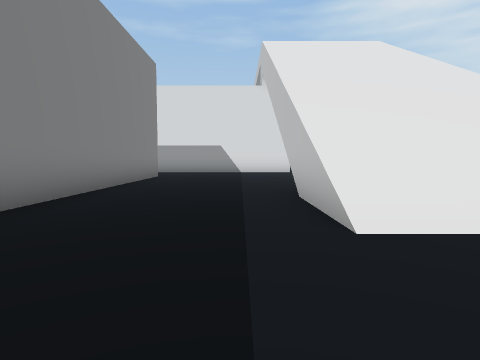
View 1 (above)

22 first-person views from a walk through a scene from a Unity 3-D project. The camera is 0.62 m above the floor, tilts 4° down and sees 75° across. The floor is counted in squares, 1 m on a side. Each view is taken from the middle of a square. On the plan, view 1 faces up. The plan holds only what a view shows up to about 9 squares ahead; the rest is blank. The place goes on beyond the plan. The player character is not drawn. Some surface patterns are stand-ins.

View 2
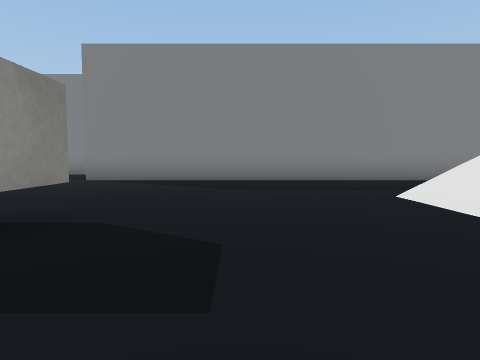

View 3
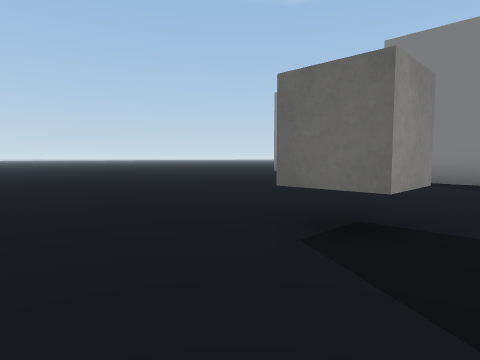

View 4
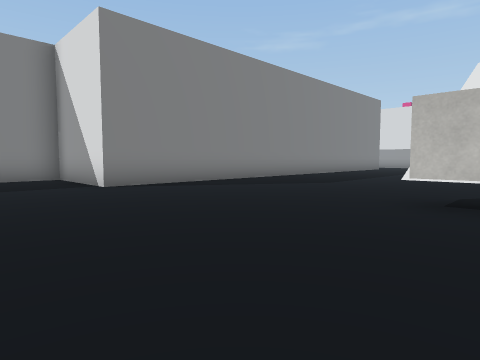

View 5
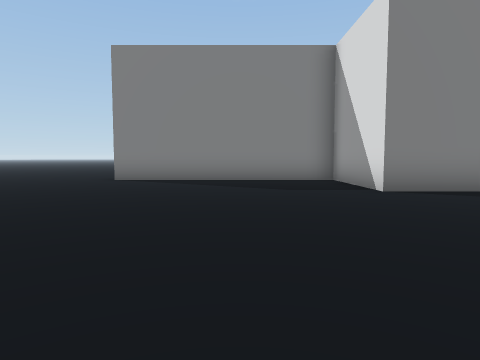

View 6
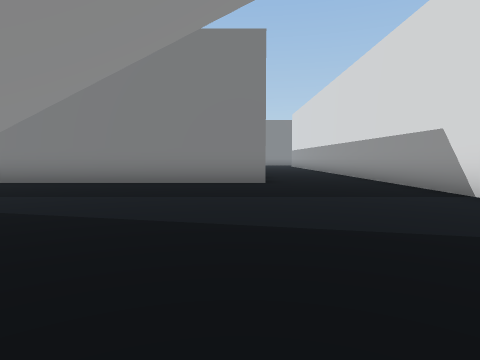

View 7
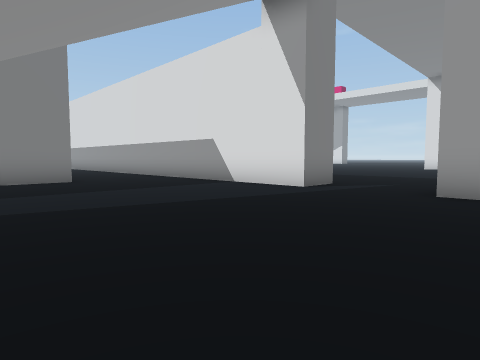

View 8
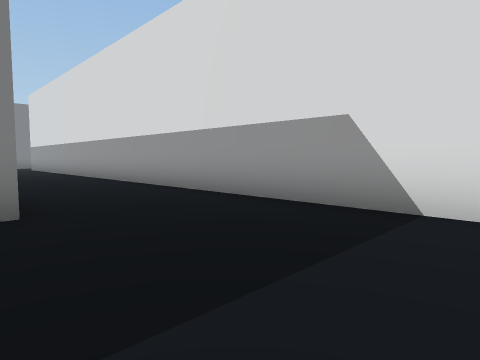

View 9
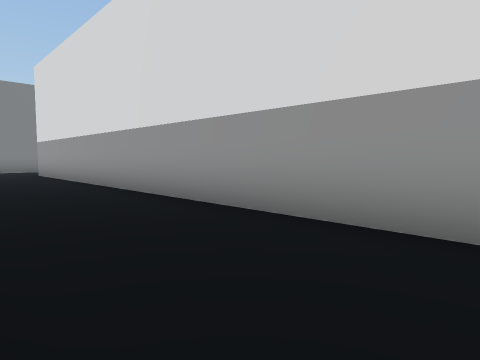

View 10
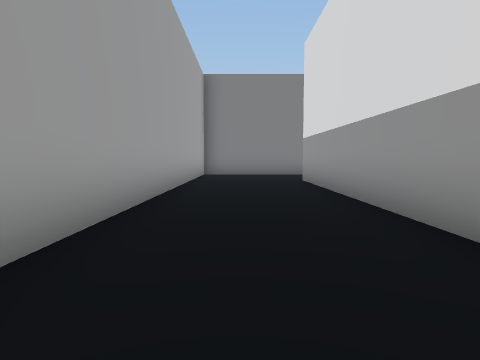

View 11
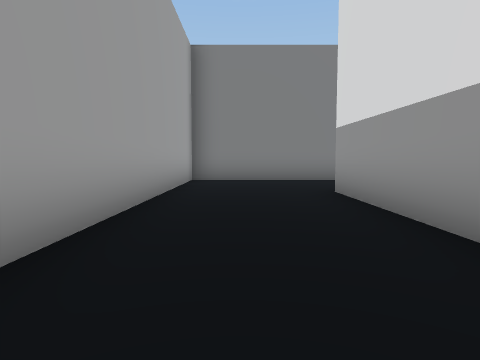

View 12
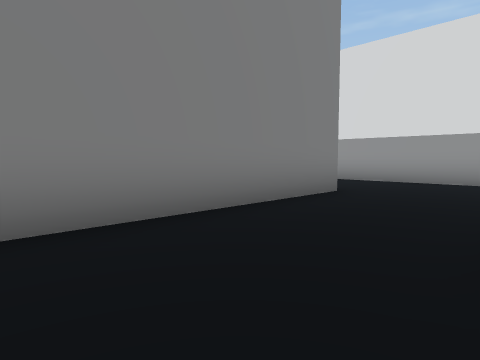

View 13
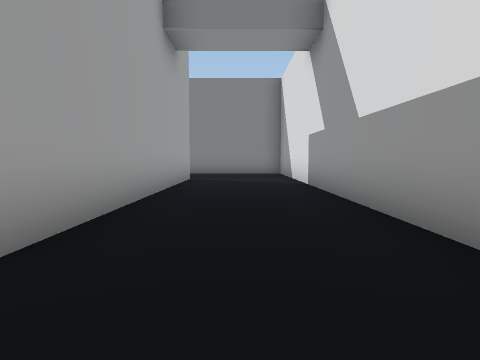

View 14
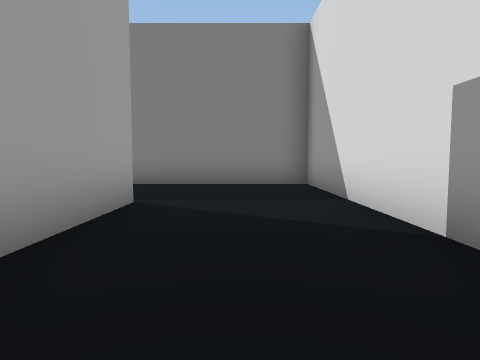

View 15
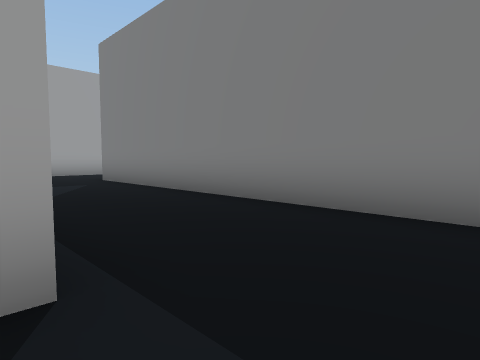

View 16
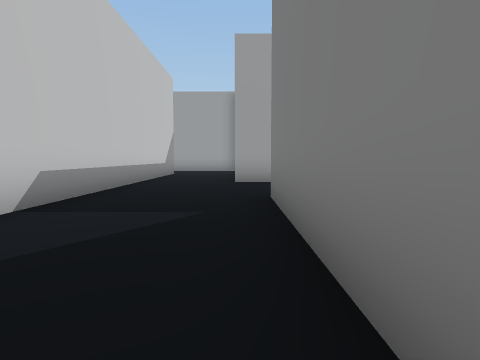

View 17
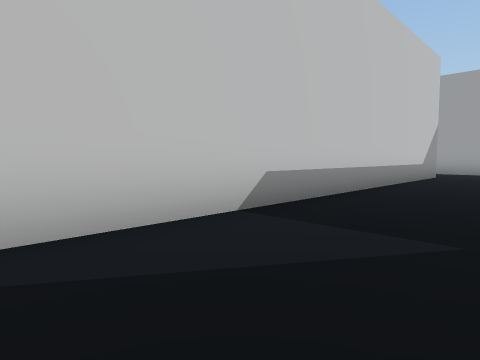

View 18
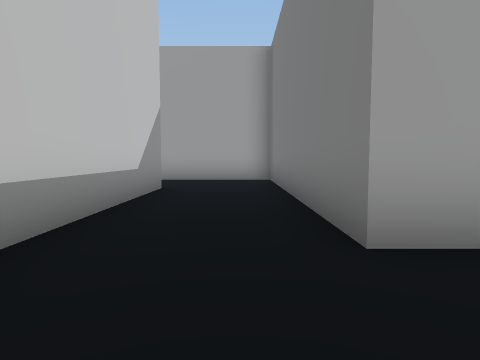

View 19
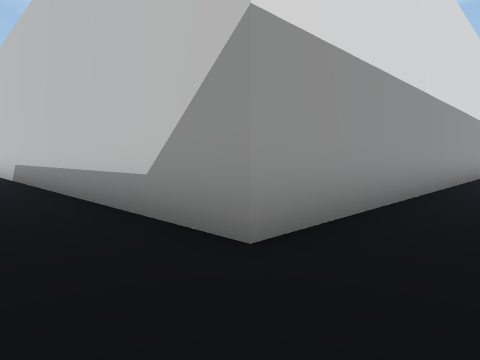

View 20
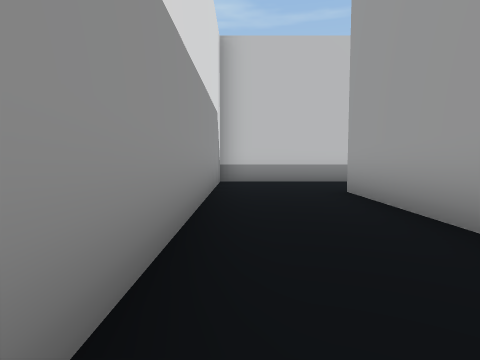

View 21
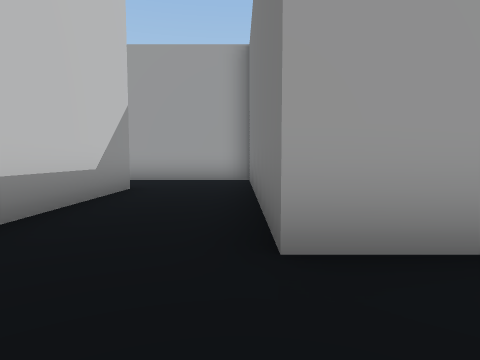

View 22
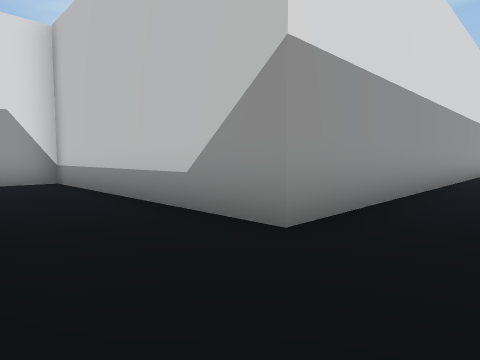

### Floor plan
Key: @ floor where view 1 was taken; # wall or solid block; . floor; / step, stairs or slope; C cube.
Columns run from 32 left of view 1 to 6 right of it. Each row starts with its distance up from view 1.
 21 ##############
 20 #.............
 19 #.............
 18 #.............                     ..
 17 #...########..                    ...
 16 #...       #..                    ...
 15 #...       #..                    #..
 14 #...#      #..#####################..#
 13 #...#      #..........................
 12 #...#      #...........................
 11 #...#      #...........................
 10 #...#      ###########       #.........
  9 ....#                        #.........
  8 ....#                        #.........
  7 ##..#                        #........
  6  #..#                        #.../////
  5  #..#                        #...////
  4  #..#                        #...///
  3  #..###########              #...///
  2  #............#              #.......
  1  #............#              #........
  0  ####    ###..#              #..@......
 -1            #..#              #.........
 -2            #..#              #.....C...
 -3            #..#              #.........
 -4            #..##########  ####.........
 -5            #...........   #............
 -6            #.....         #...........
 -7            #####          #...........
 -8                           #...........
 -9                           #...........
-10                           #...... ....

Positions as (right, up) in squares from view 1, and headings:
1: (0, 0), facing up
2: (6, 0), facing left
3: (6, -1), facing down-left
4: (4, -7), facing up-left
5: (3, -7), facing left
6: (5, 10), facing left
7: (6, 8), facing up-left
8: (1, 10), facing up-left
9: (-5, 11), facing up-left
10: (-9, 12), facing left
11: (-12, 12), facing left
12: (-18, 12), facing up-left
13: (-19, 19), facing left
14: (-24, 19), facing left
15: (-28, 19), facing down-left
16: (-31, 15), facing down
17: (-31, 14), facing down-right
18: (-30, 9), facing down
19: (-30, 1), facing up-right
20: (-26, 2), facing right
21: (-20, 2), facing down
22: (-20, -6), facing up-right
